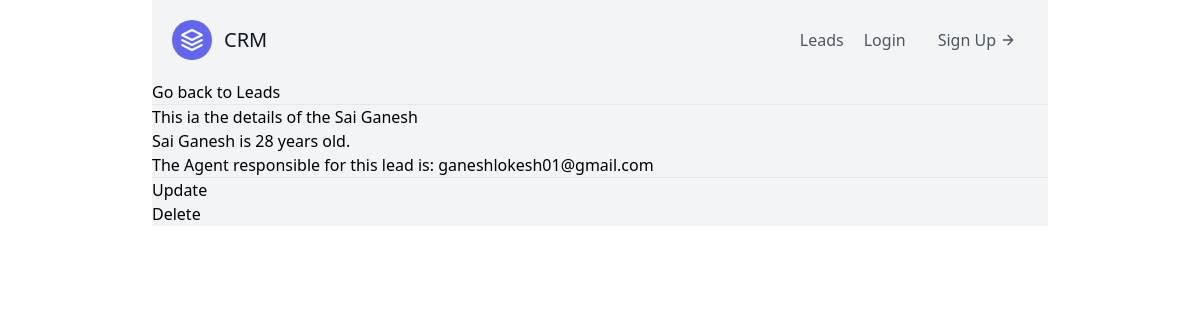
/leads/1/, run on an earlier commit of the app's database.
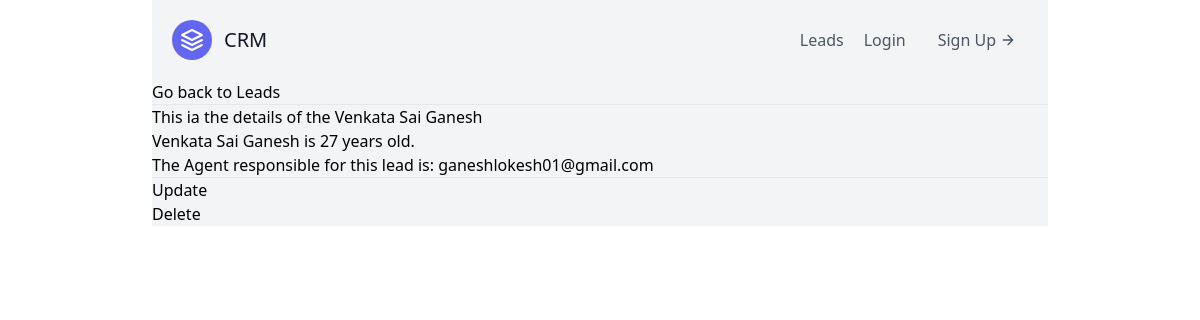
And on a later commit of the database.
### leads/models.py (models this page shows)
class LEAD(models.Model):
    first_name = models.CharField(max_length=20)
    last_name = models.CharField(max_length=20)
    age = models.IntegerField(default=0)
    agent = models.ForeignKey("Agent", on_delete=models.CASCADE)
    def __str__(self) -> str:
        return f"{self.first_name} {self.last_name}"

class Agent(models.Model):
    user = models.ForeignKey('User', on_delete=models.CASCADE)
    def __str__(self) -> str:
        return self.user.email

class User(AbstractUser):
    pass

### leads/views.py (the view)
# urls.py: path('<int:pk>/', lead_details, name="lead-details"),
def lead_details(request, pk):
    lead = LEAD.objects.get(id=pk)
    context = {
        'lead': lead
    }
    return render(request, "leads/lead_details.html", context)

### templates/leads/lead_details.html
{% extends "base.html" %}
{% block content %}
    <a href="{% url 'leads:lead-list' %}">Go back to Leads</a>
    <hr />
    <h1>This ia the details of the {{ lead }}</h1>
    <h3>{{ lead }} is {{lead.age}} years old.</h3>
    <p>The Agent responsible for this lead is: {{lead.agent}}</p>
    <hr />
    <a href="{% url 'leads:update-lead' lead.pk %}"><h4>Update</h4></a>
    <a href="{% url 'leads:delete-lead' lead.pk %}"><h4>Delete</h4></a>
{% endblock content %}

### templates/base.html (shortened to what this page needs)
<!DOCTYPE html>
<html lang="en">
<head>
    <link href="https://unpkg.com/tailwindcss@^2/dist/tailwind.min.css" rel="stylesheet">
</head>
<body>
    <div class="max-w-4xl mx-auto bg-gray-100">
        {% include "navbar.html" %}
        {% block content %}
        {% endblock content%}
    </div>
</body>
</html>

### templates/navbar.html
<header class="text-gray-600 body-font">
    <div class="container mx-auto flex flex-wrap p-5 flex-col md:flex-row items-center">
      <a href="/" class="flex title-font font-medium items-center text-gray-900 mb-4 md:mb-0">
        <svg xmlns="http://www.w3.org/2000/svg" fill="none" stroke="currentColor" stroke-linecap="round" stroke-linejoin="round" stroke-width="2" class="w-10 h-10 text-white p-2 bg-indigo-500 rounded-full" viewBox="0 0 24 24">
          <path d="M12 2L2 7l10 5 10-5-10-5zM2 17l10 5 10-5M2 12l10 5 10-5"></path>
        </svg>
        <span class="ml-3 text-xl">CRM</span>
      </a>
      <nav class="md:ml-auto flex flex-wrap items-center text-base justify-center">
        <a href="{% url 'leads:lead-list' %}" class="mr-5 hover:text-gray-900">Leads</a>
        <a href="/login/" class="mr-5 hover:text-gray-900">Login</a>
      </nav>
      <button class="inline-flex items-center bg-gray-100 border-0 py-1 px-3 focus:outline-none hover:bg-gray-200 rounded text-base mt-4 md:mt-0">Sign Up
        <svg fill="none" stroke="currentColor" stroke-linecap="round" stroke-linejoin="round" stroke-width="2" class="w-4 h-4 ml-1" viewBox="0 0 24 24">
          <path d="M5 12h14M12 5l7 7-7 7"></path>
        </svg>
      </button>
    </div>
  </header>

What changed in the data, as far as the page shows it:
changed LEAD "ganeshlokesh01@gmail.com": first_name+last_name "Sai Ganesh" → "Venkata Sai Ganesh"; age "28" → "27"
